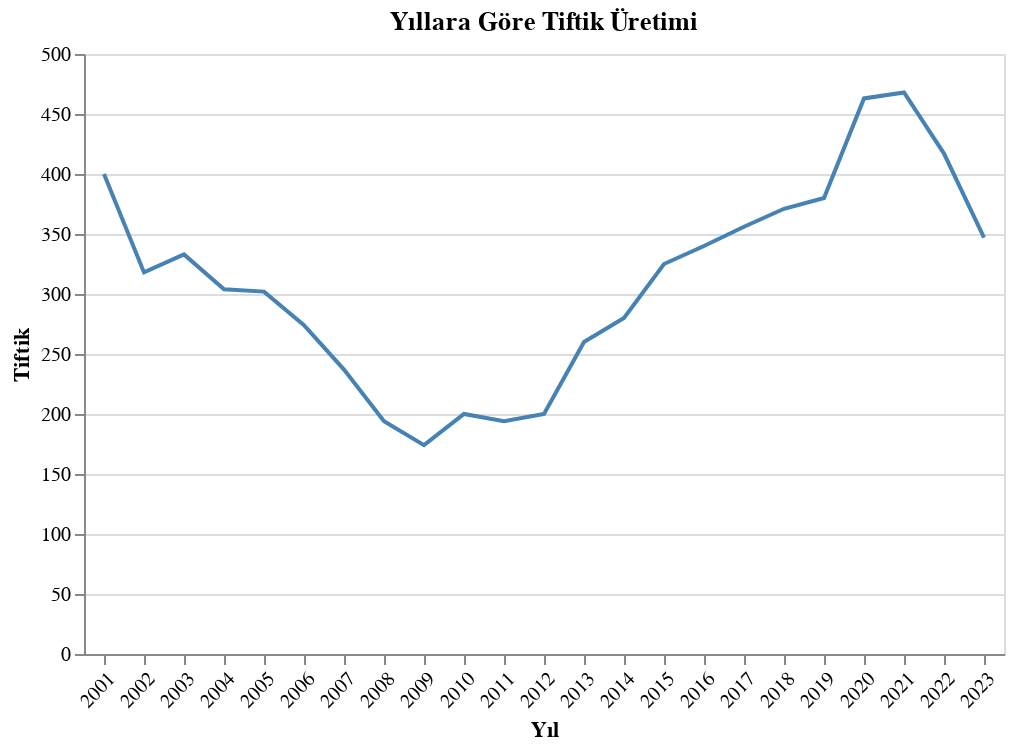

Notebook code cell kept with this figure:
### Code cell
alt.Chart(hayvansal_urunler).mark_line().encode(
    x=alt.X('Yıl:O', axis=alt.Axis(labelAngle=-45)),
    y=alt.Y('Tiftik:Q'),
    color=alt.value('steelblue'),
    tooltip = ['Yıl','Tiftik']
).properties(
    title='Yıllara Göre Tiftik Üretimi'
).interactive()

### Figure 1 — Vega-Lite specification as saved in the notebook (floating-point values rounded to 4 significant figures)
{"config": {"view": {"continuousWidth": 400, "continuousHeight": 300}}, "data": {"name": "data-fbdb897815493c19d4b43b58ac45a3df"}, "mark": "line", "encoding": {"color": {"value": "steelblue"}, "tooltip": [{"field": "Yıl", "type": "quantitative"}, {"field": "Tiftik", "type": "quantitative"}], "x": {"axis": {"labelAngle": -45}, "field": "Yıl", "type": "ordinal"}, "y": {"field": "Tiftik", "type": "quantitative"}}, "selection": {"selector034": {"type": "interval", "bind": "scales", "encodings": ["x", "y"]}}, "title": "Yıllara Göre Tiftik Üretimi", "$schema": "https://vega.github.io/schema/vega-lite/v4.17.0.json", "datasets": {"data-fbdb897815493c19d4b43b58ac45a3df": [{"Yıl": 2001, "Kırmızı_et": 783341, "Çiğ_süt": 9495550, "Tavuk_eti": 614745, "Tavuk_yumurtası": 10575046, "Bal": 60190, "Yaş_ipek_kozası": 47, "Yapağı": 40909, "Kıl": 2684, "Tiftik": 400, "Unnamed: 10": null, "Unnamed: 11": null, "Unnamed: 12": null, "Unnamed: 13": null, "Unnamed: 14": null, "Unnamed: 15": null, "Unnamed: 16": null, "Unnamed: 17": null, "Unnamed: 18": null, "Unnamed: 19": null, "Unnamed: 20": null, "Unnamed: 21": null, "Unnamed: 22": null, "Unnamed: 23": null}, {"Yıl": 2002, "Kırmızı_et": 778945, "Çiğ_süt": 8408568, "Tavuk_eti": 696187, "Tavuk_yumurtası": 11554910, "Bal": 74554, "Yaş_ipek_kozası": 100, "Yapağı": 38244, "Kıl": 2589, "Tiftik": 318, "Unnamed: 10": null, "Unnamed: 11": null, "Unnamed: 12": null, "Unnamed: 13": null, "Unnamed: 14": null, "Unnamed: 15": null, "Unnamed: 16": null, "Unnamed: 17": null, "Unnamed: 18": null, "Unnamed: 19": null, "Unnamed: 20": null, "Unnamed: 21": null, "Unnamed: 22": null, "Unnamed: 23": null}, {"Yıl": 2003, "Kırmızı_et": 755880, "Çiğ_süt": 10611011, "Tavuk_eti": 872419, "Tavuk_yumurtası": 12666782, "Bal": 69540, "Yaş_ipek_kozası": 169, "Yapağı": 46456, "Kıl": 2741, "Tiftik": 333, "Unnamed: 10": null, "Unnamed: 11": null, "Unnamed: 12": null, "Unnamed: 13": null, "Unnamed: 14": null, "Unnamed: 15": null, "Unnamed: 16": null, "Unnamed: 17": null, "Unnamed: 18": null, "Unnamed: 19": null, "Unnamed: 20": null, "Unnamed: 21": null, "Unnamed: 22": null, "Unnamed: 23": null}, {"Yıl": 2004, "Kırmızı_et": 736074, "Çiğ_süt": 10679406, "Tavuk_eti": 876774, "Tavuk_yumurtası": 11055557, "Bal": 73929, "Yaş_ipek_kozası": 143, "Yapağı": 45972, "Kıl": 2716, "Tiftik": 304, "Unnamed: 10": null, "Unnamed: 11": null, "Unnamed: 12": null, "Unnamed: 13": null, "Unnamed: 14": null, "Unnamed: 15": null, "Unnamed: 16": null, "Unnamed: 17": null, "Unnamed: 18": null, "Unnamed: 19": null, "Unnamed: 20": null, "Unnamed: 21": null, "Unnamed: 22": null, "Unnamed: 23": null}, {"Yıl": 2005, "Kırmızı_et": 737220, "Çiğ_süt": 11107897, "Tavuk_eti": 936697, "Tavuk_yumurtası": 12052455, "Bal": 82336, "Yaş_ipek_kozası": 157, "Yapağı": 46176, "Kıl": 2654, "Tiftik": 302, "Unnamed: 10": null, "Unnamed: 11": null, "Unnamed: 12": null, "Unnamed: 13": null, "Unnamed: 14": null, "Unnamed: 15": null, "Unnamed: 16": null, "Unnamed: 17": null, "Unnamed: 18": null, "Unnamed: 19": null, "Unnamed: 20": null, "Unnamed: 21": null, "Unnamed: 22": null, "Unnamed: 23": null}, {"Yıl": 2006, "Kırmızı_et": 754625, "Çiğ_süt": 11952099, "Tavuk_eti": 917659, "Tavuk_yumurtası": 11733572, "Bal": 83842, "Yaş_ipek_kozası": 127, "Yapağı": 46776, "Kıl": 2728, "Tiftik": 274, "Unnamed: 10": null, "Unnamed: 11": null, "Unnamed: 12": null, "Unnamed: 13": null, "Unnamed: 14": null, "Unnamed: 15": null, "Unnamed: 16": null, "Unnamed: 17": null, "Unnamed: 18": null, "Unnamed: 19": null, "Unnamed: 20": null, "Unnamed: 21": null, "Unnamed: 22": null, "Unnamed: 23": null}, {"Yıl": 2007, "Kırmızı_et": 796000, "Çiğ_süt": 12329789, "Tavuk_eti": 1068454, "Tavuk_yumurtası": 12724959, "Bal": 73935, "Yaş_ipek_kozası": 125, "Yapağı": 46752, "Kıl": 2536, "Tiftik": 237, "Unnamed: 10": null, "Unnamed: 11": null, "Unnamed: 12": null, "Unnamed: 13": null, "Unnamed: 14": null, "Unnamed: 15": null, "Unnamed: 16": null, "Unnamed: 17": null, "Unnamed: 18": null, "Unnamed: 19": null, "Unnamed: 20": null, "Unnamed: 21": null, "Unnamed: 22": null, "Unnamed: 23": null}, {"Yıl": 2008, "Kırmızı_et": 828527, "Çiğ_süt": 12243040, "Tavuk_eti": 1087682, "Tavuk_yumurtası": 13190696, "Bal": 81364, "Yaş_ipek_kozası": 125, "Yapağı": 44166, "Kıl": 2238, "Tiftik": 194, "Unnamed: 10": null, "Unnamed: 11": null, "Unnamed: 12": null, "Unnamed: 13": null, "Unnamed: 14": null, "Unnamed: 15": null, "Unnamed: 16": null, "Unnamed: 17": null, "Unnamed: 18": null, "Unnamed: 19": null, "Unnamed: 20": null, "Unnamed: 21": null, "Unnamed: 22": null, "Unnamed: 23": null}, {"Yıl": 2009, "Kırmızı_et": 846939, "Çiğ_süt": 12542186, "Tavuk_eti": 1293315, "Tavuk_yumurtası": 13832726, "Bal": 82003, "Yaş_ipek_kozası": 136, "Yapağı": 40270, "Kıl": 2002, "Tiftik": 174, "Unnamed: 10": null, "Unnamed: 11": null, "Unnamed: 12": null, "Unnamed: 13": null, "Unnamed: 14": null, "Unnamed: 15": null, "Unnamed: 16": null, "Unnamed: 17": null, "Unnamed: 18": null, "Unnamed: 19": null, "Unnamed: 20": null, "Unnamed: 21": null, "Unnamed: 22": null, "Unnamed: 23": null}, {"Yıl": 2010, "Kırmızı_et": 879819, "Çiğ_süt": 13543674, "Tavuk_eti": 1444059, "Tavuk_yumurtası": 11840396, "Bal": 81115, "Yaş_ipek_kozası": 126, "Yapağı": 42823, "Kıl": 2607, "Tiftik": 200, "Unnamed: 10": null, "Unnamed: 11": null, "Unnamed: 12": null, "Unnamed: 13": null, "Unnamed: 14": null, "Unnamed: 15": null, "Unnamed: 16": null, "Unnamed: 17": null, "Unnamed: 18": null, "Unnamed: 19": null, "Unnamed: 20": null, "Unnamed: 21": null, "Unnamed: 22": null, "Unnamed: 23": null}, {"Yıl": 2011, "Kırmızı_et": 969443, "Çiğ_süt": 15056211, "Tavuk_eti": 1613309, "Tavuk_yumurtası": 12954686, "Bal": 94245, "Yaş_ipek_kozası": 151, "Yapağı": 46586, "Kıl": 3062, "Tiftik": 194, "Unnamed: 10": null, "Unnamed: 11": null, "Unnamed: 12": null, "Unnamed: 13": null, "Unnamed: 14": null, "Unnamed: 15": null, "Unnamed: 16": null, "Unnamed: 17": null, "Unnamed: 18": null, "Unnamed: 19": null, "Unnamed: 20": null, "Unnamed: 21": null, "Unnamed: 22": null, "Unnamed: 23": null}, {"Yıl": 2012, "Kırmızı_et": 1067553, "Çiğ_süt": 17401262, "Tavuk_eti": 1723919, "Tavuk_yumurtası": 14910774, "Bal": 89162, "Yaş_ipek_kozası": 134, "Yapağı": 51180, "Kıl": 3570, "Tiftik": 200, "Unnamed: 10": null, "Unnamed: 11": null, "Unnamed: 12": null, "Unnamed: 13": null, "Unnamed: 14": null, "Unnamed: 15": null, "Unnamed: 16": null, "Unnamed: 17": null, "Unnamed: 18": null, "Unnamed: 19": null, "Unnamed: 20": null, "Unnamed: 21": null, "Unnamed: 22": null, "Unnamed: 23": null}, {"Yıl": 2013, "Kırmızı_et": 1099081, "Çiğ_süt": 18223713, "Tavuk_eti": 1758363, "Tavuk_yumurtası": 16496751, "Bal": 94694, "Yaş_ipek_kozası": 121, "Yapağı": 54784, "Kıl": 4902, "Tiftik": 260, "Unnamed: 10": null, "Unnamed: 11": null, "Unnamed: 12": null, "Unnamed: 13": null, "Unnamed: 14": null, "Unnamed: 15": null, "Unnamed: 16": null, "Unnamed: 17": null, "Unnamed: 18": null, "Unnamed: 19": null, "Unnamed: 20": null, "Unnamed: 21": null, "Unnamed: 22": null, "Unnamed: 23": null}, {"Yıl": 2014, "Kırmızı_et": 1123059, "Çiğ_süt": 18630859, "Tavuk_eti": 1894669, "Tavuk_yumurtası": 17145389, "Bal": 103525, "Yaş_ipek_kozası": 80, "Yapağı": 58402, "Kıl": 5460, "Tiftik": 280, "Unnamed: 10": null, "Unnamed: 11": null, "Unnamed: 12": null, "Unnamed: 13": null, "Unnamed: 14": null, "Unnamed: 15": null, "Unnamed: 16": null, "Unnamed: 17": null, "Unnamed: 18": null, "Unnamed: 19": null, "Unnamed: 20": null, "Unnamed: 21": null, "Unnamed: 22": null, "Unnamed: 23": null}, {"Yıl": 2015, "Kırmızı_et": 1187018, "Çiğ_süt": 18654682, "Tavuk_eti": 1909276, "Tavuk_yumurtası": 16727510, "Bal": 108128, "Yaş_ipek_kozası": 115, "Yapağı": 59196, "Kıl": 5569, "Tiftik": 325, "Unnamed: 10": null, "Unnamed: 11": null, "Unnamed: 12": null, "Unnamed: 13": null, "Unnamed: 14": null, "Unnamed: 15": null, "Unnamed: 16": null, "Unnamed: 17": null, "Unnamed: 18": null, "Unnamed: 19": null, "Unnamed: 20": null, "Unnamed: 21": null, "Unnamed: 22": null, "Unnamed: 23": null}, {"Yıl": 2016, "Kırmızı_et": 1303648, "Çiğ_süt": 18489161, "Tavuk_eti": 1879018, "Tavuk_yumurtası": 18097605, "Bal": 105727, "Yaş_ipek_kozası": 103, "Yapağı": 58168, "Kıl": 5518, "Tiftik": 340, "Unnamed: 10": null, "Unnamed: 11": null, "Unnamed: 12": null, "Unnamed: 13": null, "Unnamed: 14": null, "Unnamed: 15": null, "Unnamed: 16": null, "Unnamed: 17": null, "Unnamed: 18": null, "Unnamed: 19": null, "Unnamed: 20": null, "Unnamed: 21": null, "Unnamed: 22": null, "Unnamed: 23": null}, {"Yıl": 2017, "Kırmızı_et": 1440327, "Çiğ_süt": 20699893, "Tavuk_eti": 2136734, "Tavuk_yumurtası": 19281196, "Bal": 114471, "Yaş_ipek_kozası": 102, "Yapağı": 63315, "Kıl": 5797, "Tiftik": 356, "Unnamed: 10": null, "Unnamed: 11": null, "Unnamed: 12": null, "Unnamed: 13": null, "Unnamed: 14": null, "Unnamed: 15": null, "Unnamed: 16": null, "Unnamed: 17": null, "Unnamed: 18": null, "Unnamed: 19": null, "Unnamed: 20": null, "Unnamed: 21": null, "Unnamed: 22": null, "Unnamed: 23": null}, {"Yıl": 2018, "Kırmızı_et": 1661767, "Çiğ_süt": 22120716, "Tavuk_eti": 2156671, "Tavuk_yumurtası": 19643711, "Bal": 107920, "Yaş_ipek_kozası": 94, "Yapağı": 66428, "Kıl": 5999, "Tiftik": 371, "Unnamed: 10": null, "Unnamed: 11": null, "Unnamed: 12": null, "Unnamed: 13": null, "Unnamed: 14": null, "Unnamed: 15": null, "Unnamed: 16": null, "Unnamed: 17": null, "Unnamed: 18": null, "Unnamed: 19": null, "Unnamed: 20": null, "Unnamed: 21": null, "Unnamed: 22": null, "Unnamed: 23": null}, {"Yıl": 2019, "Kırmızı_et": 1740616, "Çiğ_süt": 22960379, "Tavuk_eti": 2138451, "Tavuk_yumurtası": 19898126, "Bal": 109330, "Yaş_ipek_kozası": 90, "Yapağı": 70588, "Kıl": 6162, "Tiftik": 380, "Unnamed: 10": null, "Unnamed: 11": null, "Unnamed: 12": null, "Unnamed: 13": null, "Unnamed: 14": null, "Unnamed: 15": null, "Unnamed: 16": null, "Unnamed: 17": null, "Unnamed: 18": null, "Unnamed: 19": null, "Unnamed: 20": null, "Unnamed: 21": null, "Unnamed: 22": null, "Unnamed: 23": null}, {"Yıl": 2020, "Kırmızı_et": 1785952, "Çiğ_süt": 23503790, "Tavuk_eti": 2136263, "Tavuk_yumurtası": 19788063, "Bal": 104077, "Yaş_ipek_kozası": 90, "Yapağı": 79754, "Kıl": 6401, "Tiftik": 463, "Unnamed: 10": null, "Unnamed: 11": null, "Unnamed: 12": null, "Unnamed: 13": null, "Unnamed: 14": null, "Unnamed: 15": null, "Unnamed: 16": null, "Unnamed: 17": null, "Unnamed: 18": null, "Unnamed: 19": null, "Unnamed: 20": null, "Unnamed: 21": null, "Unnamed: 22": null, "Unnamed: 23": null}, {"Yıl": 2021, "Kırmızı_et": 1952038, "Çiğ_süt": 23200306, "Tavuk_eti": 2245770, "Tavuk_yumurtası": 19297591, "Bal": 96344, "Yaş_ipek_kozası": 76, "Yapağı": 85916, "Kıl": 6700, "Tiftik": 468, "Unnamed: 10": null, "Unnamed: 11": null, "Unnamed: 12": null, "Unnamed: 13": null, "Unnamed: 14": null, "Unnamed: 15": null, "Unnamed: 16": null, "Unnamed: 17": null, "Unnamed: 18": null, "Unnamed: 19": null, "Unnamed: 20": null, "Unnamed: 21": null, "Unnamed: 22": null, "Unnamed: 23": null}, {"Yıl": 2022, "Kırmızı_et": 2191625, "Çiğ_süt": 21563492, "Tavuk_eti": 2417995, "Tavuk_yumurtası": 19808539, "Bal": 118297, "Yaş_ipek_kozası": 69, "Yapağı": 84885, "Kıl": 6393, "Tiftik": 417, "Unnamed: 10": null, "Unnamed: 11": null, "Unnamed: 12": null, "Unnamed: 13": null, "Unnamed: 14": null, "Unnamed: 15": null, "Unnamed: 16": null, "Unnamed: 17": null, "Unnamed: 18": null, "Unnamed: 19": null, "Unnamed: 20": null, "Unnamed: 21": null, "Unnamed: 22": null, "Unnamed: 23": null}, {"Yıl": 2023, "Kırmızı_et": 2384047, "Çiğ_süt": 21481567, "Tavuk_eti": 2328791, "Tavuk_yumurtası": 20637732, "Bal": 114886, "Yaş_ipek_kozası": 78, "Yapağı": 80195, "Kıl": 5684, "Tiftik": 347, "Unnamed: 10": null, "Unnamed: 11": null, "Unnamed: 12": null, "Unnamed: 13": null, "Unnamed: 14": null, "Unnamed: 15": null, "Unnamed: 16": null, "Unnamed: 17": null, "Unnamed: 18": null, "Unnamed: 19": null, "Unnamed: 20": null, "Unnamed: 21": null, "Unnamed: 22": null, "Unnamed: 23": null}]}}
